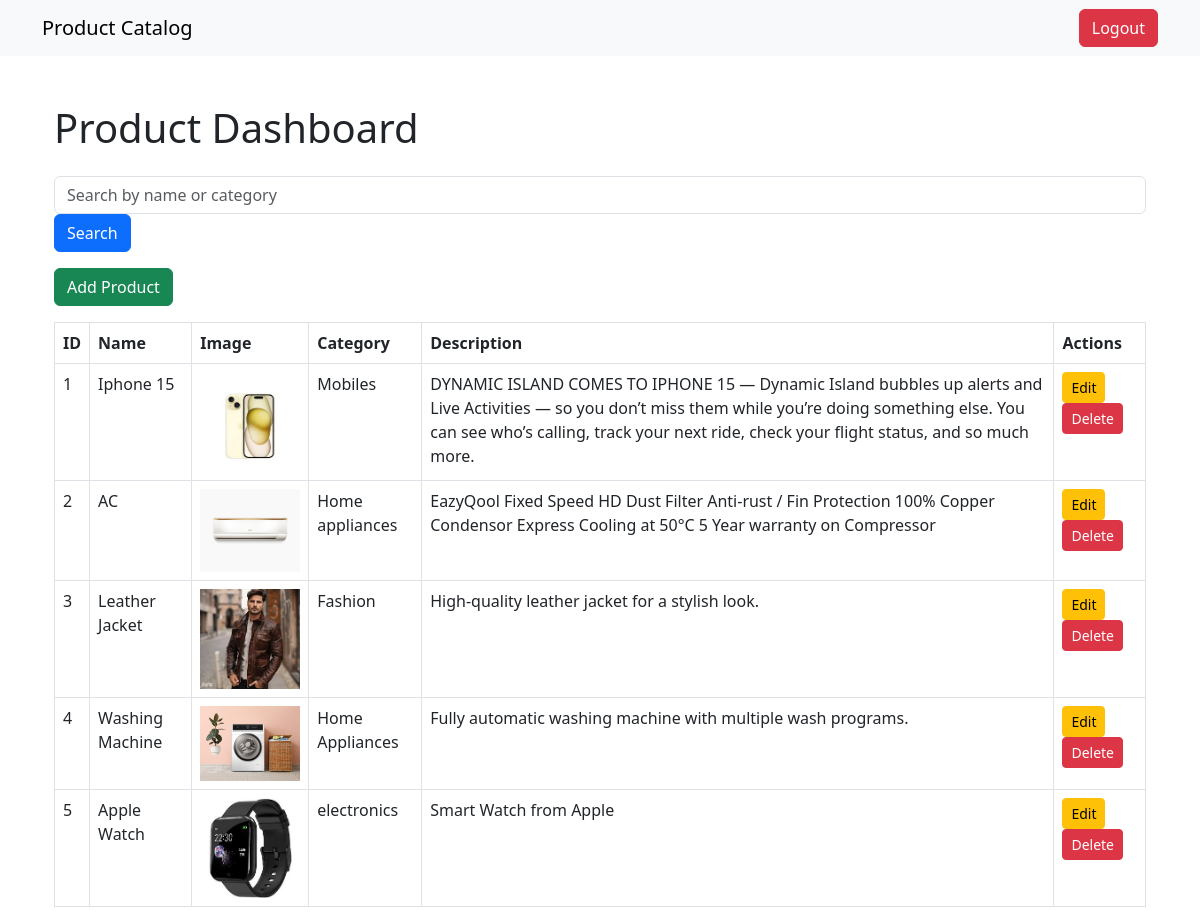
The app's page /catalog/dashboard/ (signed in) with its own data.
### catalog/models.py (models this page shows, shortened)
class Product(models.Model):
    name = models.CharField(max_length=100)
    image = models.ImageField(upload_to='products/')
    description = models.TextField()
    category = models.CharField(max_length=100, blank=True, null=True)

### catalog/views.py (the view)
# urls.py: path('dashboard/', views.dashboard, name='dashboard'),
@login_required
def dashboard(request):
    products = Product.objects.all()
    query = request.GET.get('search', '').strip()
    if query:
        products = products.filter(
            Q(name__icontains=query) |
            Q(category__name__icontains=query) |
            Q(description__icontains=query)
        )
    return render(request, 'catalog/dashboard.html', {'products': products})

### catalog/templates/catalog/dashboard.html (shortened to what this page needs)
{% extends 'catalog/base.html' %}
{% block content %}
<div class="container mt-5">
    <h1 class="mb-4">Product Dashboard</h1>
    <form class="form-inline mb-3" method="get">
        <input class="form-control mr-2" type="text" name="search" placeholder="Search by name or category">
        <button class="btn btn-primary" type="submit">Search</button>
    </form>
    <a class="btn btn-success mb-3" href="{% url 'add_product' %}">Add Product</a>
    <table class="table table-bordered">
        <thead class="thead-light">
            <tr>
                <th>ID</th>
                <th>Name</th>
                <th>Image</th>
                <th>Category</th>
                <th>Description</th>
                <th>Actions</th>
            </tr>
        </thead>
        <tbody>
            {% for product in products %}
            <tr>
                <td>{{ forloop.counter }}</td>
                <td>{{ product.name }}</td>
                <td>
                    {% if product.image %}
                    <img src="{{ product.image.url }}" alt="{{ product.name }}" style="max-width: 100px; max-height: 100px;">
                    {% else %}
                    No Image
                    {% endif %}
                </td>
                <td>{{ product.category }}</td>
                <td>{{ product.description }}</td>
                <td>
                    <a class="btn btn-warning btn-sm" href="{% url 'edit_product' product.id %}">Edit</a>
                    <form method="post" action="{% url 'delete_product' product.id %}" style="display:inline;">
                        <button class="btn btn-danger btn-sm" type="submit">Delete</button>
                    </form>
                </td>
            </tr>
            {% endfor %}
        </tbody>
    </table>
</div>
{% endblock %}

### records on screen
Product: name "Iphone 15", image (picture), category "Mobiles", description "DYNAMIC ISLAND COMES TO IPHONE 15 — Dynamic Island bubbles up alerts and Live Activities — so you don’t miss them while you’re doing something else. You can see who’s calling, track your next ride, check your flight status, and so much more."
Product: name "AC", image (picture), category "Home appliances", description "EazyQool Fixed Speed HD Dust Filter Anti-rust / Fin Protection 100% Copper Condensor Express Cooling at 50°C 5 Year warranty on Compressor"
Product: name "Leather Jacket", image (picture), category "Fashion", description "High-quality leather jacket for a stylish look."
Product: name "Washing Machine", image (picture), category "Home Appliances", description "Fully automatic washing machine with multiple wash programs."
Product: name "Apple Watch", image (picture), category "electronics", description "Smart Watch from Apple"
